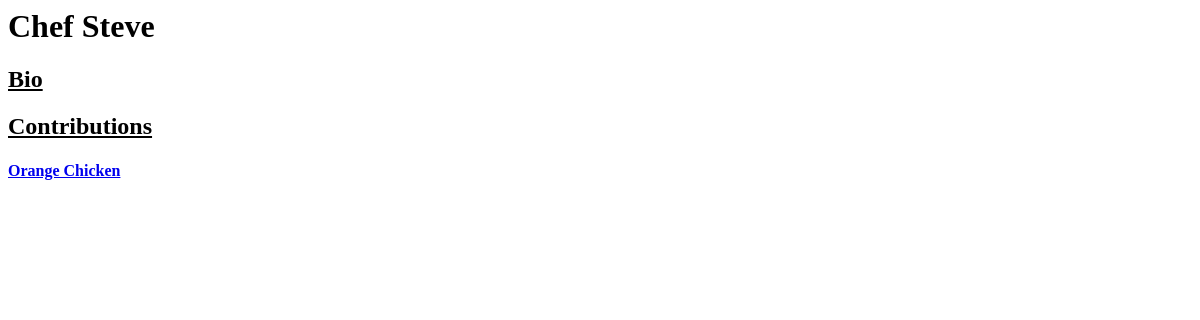
The app's page /author/2/, older data.
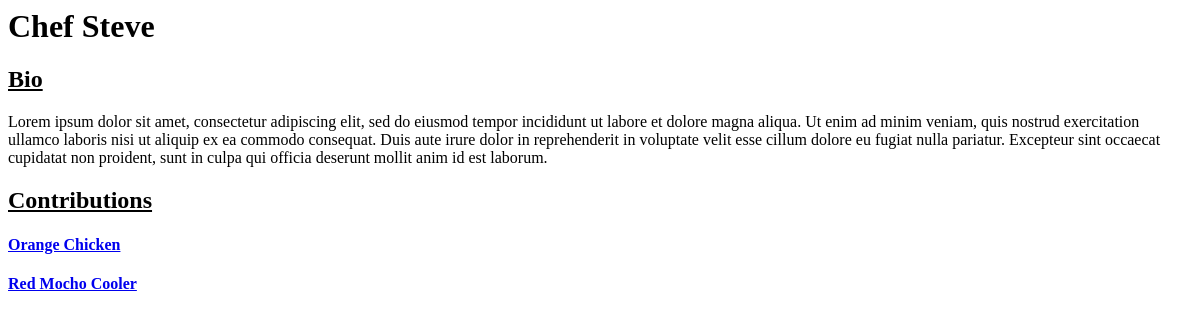
The same page, newer data.
### recipeapp/models.py (models this page shows, shortened)
class Recipe(models.Model):
    title = models.CharField(max_length=80)
    description = models.TextField()
    time_required = models.CharField(max_length=50)
    instructions = models.TextField()
    author = models.ForeignKey(Author, on_delete=models.CASCADE)

class Author(models.Model):
    name = models.CharField(max_length=80)
    bio = models.TextField()

### recipeapp/views.py (the view)
# urls.py: path('author/<int:author_id>/', author_detail),
def author_detail(request, author_id):
    current_author = Author.objects.filter(id=author_id).first()
    current_recipes = Recipe.objects.filter(author=current_author)
    return render(request, "author_detail.html", {'author': current_author, 'recipes': current_recipes})

### templates/author_detail.html
{% if not author %}
    <h1>Not Found</h1>
{% else %}
    <h1>{{ author.name }}</h1>
    <h2><u>Bio</u></h2>
    <p>{{ author.bio }}</p>
    <h2><u>Contributions</u></h2>
    {% for recipe in recipes %}
    <h4><a href="/recipe/{{ recipe.id }}/">{{recipe.title}}</h4></a>
    {% endfor %}
{% endif %}

Row changes from the older to the newer data that the page shows:
changed Author "Chef Steve": bio (not shown) → "Lorem ipsum dolor sit amet, consectetur adipiscing elit, sed do eiusmod tempor incididunt ut labore et dolore magna aliqua. Ut enim ad minim veniam, quis nostrud exercitation ullamco laboris nisi ut aliquip ex ea commodo consequat. Duis aute irure dolor in reprehenderit in voluptate velit esse cillum dolore eu fugiat nulla pariatur. Excepteur sint occaecat cupidatat non proident, sunt in culpa qui officia deserunt mollit anim id est laborum."
added Recipe: title "Red Mocho Cooler"
